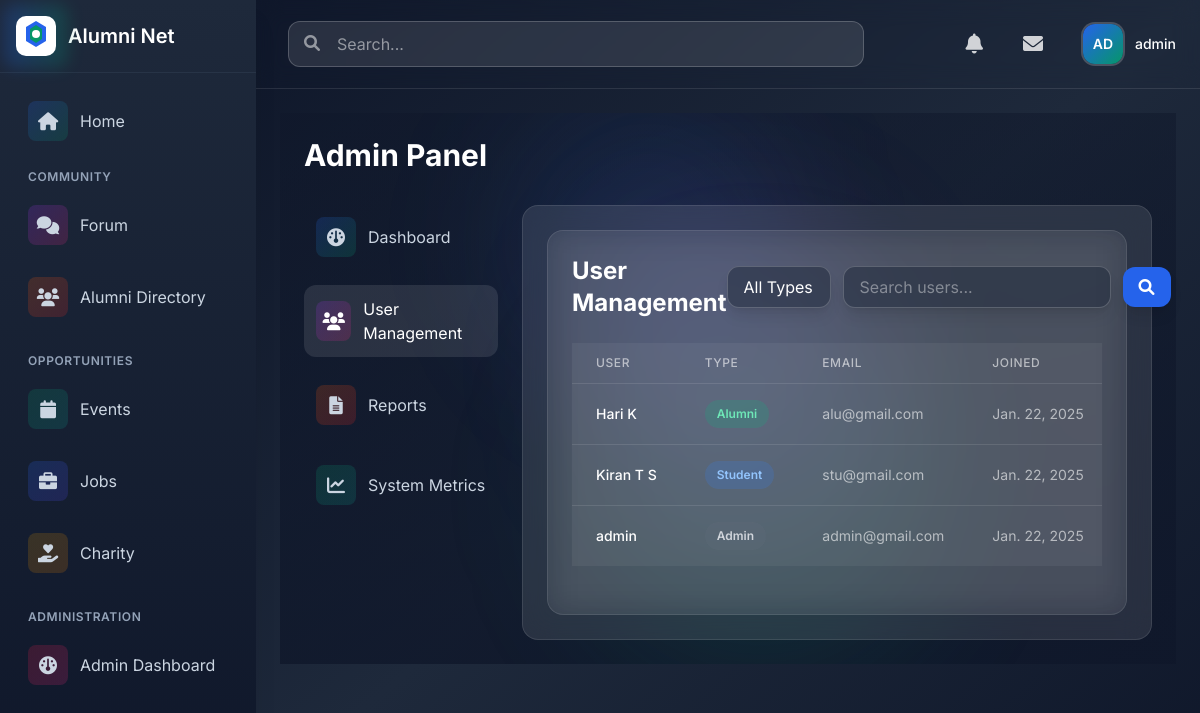
Page /admin-panel/users/ (signed in) on the committed database.
### users/models.py (models this page shows, shortened)
class User(AbstractUser):
    USER_TYPES = (
        ('admin', 'Admin'),
        ('alumni', 'Alumni'),
        ('student', 'Student'),
    )
    INDUSTRY_CHOICES = (
        ('it', 'Information Technology'),
        ('finance', 'Finance'),
        ('healthcare', 'Healthcare'),
        ('education', 'Education'),
        ('manufacturing', 'Manufacturing'),
        ('retail', 'Retail'),
        ('consulting', 'Consulting'),
        ('marketing', 'Marketing'),
        ('other', 'Other')
    )
    AVAILABILITY_CHOICES = (
        ('available', 'Available for Mentorship'),
        ('limited', 'Limited Availability'),
        ('unavailable', 'Not Available'),
    )
    user_type = models.CharField(max_length=10, choices=USER_TYPES, default='student')
    profile_picture = models.ImageField(upload_to='profile_pics/', null=True, blank=True)
    bio = models.TextField(max_length=500, blank=True)
    graduation_year = models.IntegerField(null=True, blank=True)
    current_job_title = models.CharField(max_length=100, blank=True)
    current_company = models.CharField(max_length=100, blank=True)
    industry = models.CharField(max_length=20, choices=INDUSTRY_CHOICES, blank=True)
    years_of_experience = models.PositiveIntegerField(default=0)
    skills = models.TextField(help_text="Enter skills separated by commas", blank=True)
    achievements = models.TextField(blank=True)
    certifications = models.TextField(help_text="Enter certifications separated by commas", blank=True)
    linkedin_profile = models.URLField(max_length=200, blank=True)
    portfolio_link = models.URLField(max_length=200, blank=True)
    mentorship_availability = models.CharField(
        max_length=20,
        choices=AVAILABILITY_CHOICES,
        blank=True
    )
    email_verified = models.BooleanField(default=False)

### admin_panel/views.py (the view)
# urls.py: path('users/', views.user_management, name='user_management'),
@staff_member_required
def user_management(request):
    users = User.objects.all().order_by('-date_joined')
    user_type = request.GET.get('user_type')
    search = request.GET.get('search')
    if user_type:
        users = users.filter(user_type=user_type)
    if search:
        users = users.filter(username__icontains=search) | users.filter(email__icontains=search)
    paginator = Paginator(users, 20)
    page = request.GET.get('page')
    users = paginator.get_page(page)
    return render(request, 'admin_panel/user_management.html', {'users': users})

### admin_panel/templates/admin_panel/user_management.html (shortened to what this page needs)
{% extends 'admin_panel/base_admin.html' %}
{% block admin_content %}
<div class="bg-white/5 backdrop-blur-lg rounded-2xl border border-white/10 p-6">
    <div class="flex justify-between items-center mb-6">
        <h2 class="text-2xl font-bold text-white">User Management</h2>
        <div class="flex space-x-4">
            <form class="flex items-center space-x-3">
                <select name="user_type"
                        class="px-4 py-2 rounded-xl bg-slate-800/50 border border-white/20 text-white
                               focus:border-blue-500 focus:ring-2 focus:ring-blue-500/20
                               appearance-none cursor-pointer shadow-lg shadow-black/10">
                    <option value="" class="bg-slate-800">All Types</option>
                </select>
                <input type="text" name="search" placeholder="Search users..."
                       value="{{ request.GET.search }}"
                       class="px-4 py-2 rounded-xl bg-slate-800/50 border border-white/20 text-white
                              placeholder-white/40 focus:border-blue-500 focus:ring-2 focus:ring-blue-500/20
                              shadow-lg shadow-black/10">
                <button type="submit"
                        class="px-4 py-2 bg-blue-600 text-white rounded-xl hover:bg-blue-700
                               transition-colors duration-200 shadow-lg shadow-black/10">
                    <i class="fas fa-search"></i>
                </button>
            </form>
        </div>
    </div>
    <div class="overflow-x-auto">
        <table class="min-w-full divide-y divide-white/10">
            <thead>
                <tr>
                    <th class="px-6 py-3 bg-white/5 text-left text-xs font-medium text-white/60 uppercase tracking-wider">User</th>
                    <th class="px-6 py-3 bg-white/5 text-left text-xs font-medium text-white/60 uppercase tracking-wider">Type</th>
                    <th class="px-6 py-3 bg-white/5 text-left text-xs font-medium text-white/60 uppercase tracking-wider">Email</th>
                    <th class="px-6 py-3 bg-white/5 text-left text-xs font-medium text-white/60 uppercase tracking-wider">Joined</th>
                </tr>
            </thead>
            <tbody class="divide-y divide-white/10">
                {% for user in users %}
                <tr class="bg-white/5 hover:bg-white/10 transition-colors duration-200">
                    <td class="px-6 py-4 whitespace-nowrap">
                        <div class="flex items-center">
                            <div class="text-sm font-medium text-white">
                                {{ user.get_full_name|default:user.username }}
                            </div>
                        </div>
                    </td>
                    <td class="px-6 py-4 whitespace-nowrap">
                        <span class="px-3 py-1 inline-flex text-xs leading-5 font-semibold rounded-full
                            {% if user.user_type == 'student' %}bg-blue-500/20 text-blue-300
                            {% elif user.user_type == 'alumni' %}bg-emerald-500/20 text-emerald-300
                            {% else %}bg-gray-500/20 text-gray-300{% endif %}">
                            {{ user.get_user_type_display }}
                        </span>
                    </td>
                    <td class="px-6 py-4 whitespace-nowrap text-sm text-white/60">{{ user.email }}</td>
                    <td class="px-6 py-4 whitespace-nowrap text-sm text-white/60">{{ user.date_joined|date }}</td>
                </tr>
                {% endfor %}
            </tbody>
        </table>
    </div>
</div>
{% endblock %}

### templates/base.html (shortened to what this page needs)
{% load user_tags %}
{% load notification_tags %}
{% load message_tags %}
<!DOCTYPE html>
<html lang="en">
<head>
    <script src="https://cdn.tailwindcss.com"></script>
    <link rel="stylesheet" href="https://cdnjs.cloudflare.com/ajax/libs/font-awesome/6.0.0/css/all.min.css">
</head>
<body class="font-[Inter] bg-slate-900">
    <div class="min-h-screen flex flex-col md:flex-row">
        <aside class="fixed inset-y-0 left-0 bg-gradient-to-b from-slate-800 to-slate-900 shadow-xl w-64 transform -translate-x-full md:translate-x-0 transition-transform duration-300 ease-in-out z-30"
               id="sidebar">
            <div class="flex items-center justify-between p-4 border-b border-slate-700/50">
                <a href="/" class="hidden md:flex items-center space-x-3 group">
                    <div class="relative">
                        <div class="absolute -inset-3 bg-gradient-to-r from-blue-600 to-emerald-600 rounded-xl opacity-25 group-hover:opacity-40 blur transition duration-200"></div>
                    </div>
                    <span class="text-xl font-semibold text-white">Alumni Net</span>
                </a>
            </div>
            <nav class="p-4 space-y-4">
                {% if user.is_authenticated %}
                    <a href="{% url 'home' %}"
                       class="flex items-center space-x-3 p-3 rounded-xl hover:bg-white/10 text-slate-300 hover:text-white transition-all duration-200 group">
                        <div class="w-10 h-10 flex items-center justify-center rounded-lg bg-gradient-to-br from-blue-600/20 to-emerald-600/20 group-hover:from-blue-600/30 group-hover:to-emerald-600/30">
                            <i class="fas fa-home text-lg"></i>
                        </div>
                        <span>Home</span>
                    </a>
                    <div class="space-y-6">
                        <div class="space-y-2">
                            <p class="px-3 text-xs font-semibold text-slate-400 uppercase tracking-wider">Community</p>
                            <a href="{% url 'forum:category_list' %}"
                               class="flex items-center space-x-3 p-3 rounded-xl hover:bg-white/10 text-slate-300 hover:text-white transition-all duration-200 group">
                                <div class="w-10 h-10 flex items-center justify-center rounded-lg bg-gradient-to-br from-purple-600/20 to-pink-600/20 group-hover:from-purple-600/30 group-hover:to-pink-600/30">
                                    <i class="fas fa-comments text-lg"></i>
                                </div>
                                <span>Forum</span>
                            </a>
                            <a href="{% url 'users:alumni_directory' %}"
                               class="flex items-center space-x-3 p-3 rounded-xl hover:bg-white/10 text-slate-300 hover:text-white transition-all duration-200 group">
                                <div class="w-10 h-10 flex items-center justify-center rounded-lg bg-gradient-to-br from-orange-600/20 to-red-600/20 group-hover:from-orange-600/30 group-hover:to-red-600/30">
                                    <i class="fas fa-users text-lg"></i>
                                </div>
                                <span>Alumni Directory</span>
                            </a>
                        </div>
                        <div class="space-y-2">
                            <p class="px-3 text-xs font-semibold text-slate-400 uppercase tracking-wider">Opportunities</p>
                            <a href="{% url 'event_list' %}"
                               class="flex items-center space-x-3 p-3 rounded-xl hover:bg-white/10 text-slate-300 hover:text-white transition-all duration-200 group">
                                <div class="w-10 h-10 flex items-center justify-center rounded-lg bg-gradient-to-br from-emerald-600/20 to-teal-600/20 group-hover:from-emerald-600/30 group-hover:to-teal-600/30">
                                    <i class="fas fa-calendar text-lg"></i>
                                </div>
                                <span>Events</span>
                            </a>
                            <a href="{% url 'job_list' %}"
                               class="flex items-center space-x-3 p-3 rounded-xl hover:bg-white/10 text-slate-300 hover:text-white transition-all duration-200 group">
                                <div class="w-10 h-10 flex items-center justify-center rounded-lg bg-gradient-to-br from-blue-600/20 to-indigo-600/20 group-hover:from-blue-600/30 group-hover:to-indigo-600/30">
                                    <i class="fas fa-briefcase text-lg"></i>
                                </div>
                                <span>Jobs</span>
                            </a>
                            <a href="{% url 'fund_list' %}"
   class="flex items-center space-x-3 p-3 rounded-xl hover:bg-white/10 text-slate-300 hover:text-white transition-all duration-200 group">
    <div class="w-10 h-10 flex items-center justify-center rounded-lg bg-gradient-to-br from-yellow-600/20 to-amber-600/20 group-hover:from-yellow-600/30 group-hover:to-amber-600/30">
        <i class="fas fa-hand-holding-heart text-lg"></i>
    </div>
    <span>Charity</span>
</a>
                        </div>
                        {% if user.is_staff %}
                        <div class="space-y-2">
                            <p class="px-3 text-xs font-semibold text-slate-400 uppercase tracking-wider">Administration</p>
                            <a href="{% url 'admin_panel:dashboard' %}"
                               class="flex items-center space-x-3 p-3 rounded-xl hover:bg-white/10 text-slate-300 hover:text-white transition-all duration-200 group">
                                <div class="w-10 h-10 flex items-center justify-center rounded-lg bg-gradient-to-br from-rose-600/20 to-pink-600/20 group-hover:from-rose-600/30 group-hover:to-pink-600/30">
                                    <i class="fas fa-gauge text-lg"></i>
                                </div>
                                <span>Admin Dashboard</span>
                            </a>
                        </div>
                        {% endif %}
                    </div>
                {% endif %}
            </nav>
        </aside>
        <div class="flex-1 md:ml-64 relative bg-gradient-to-br from-slate-900 via-slate-800 to-slate-900">
            <header class="sticky top-0 z-20 backdrop-blur-md border-b border-white/10">
                <div class="relative flex items-center justify-between p-4 text-white">
                    <div class="hidden md:flex items-center flex-1 max-w-xl mx-4">
                        <div class="relative w-full group">
                            <input type="text" placeholder="Search..."
                                   class="w-full pl-12 pr-4 py-2.5 rounded-xl bg-white/10 border border-white/20 text-white placeholder-white/50 focus:border-white/30 focus:ring-4 focus:ring-white/10 transition-all duration-200">
                            <i class="fas fa-search absolute left-4 top-3.5 text-white/50 group-hover:text-white/70"></i>
                        </div>
                    </div>
                    <div class="flex items-center space-x-3 md:space-x-6">
                        {% if user.is_authenticated %}
                            <a href="{% url 'notifications:notification_list' %}" class="relative p-2 text-white/80 hover:text-white rounded-xl hover:bg-white/10 transition-colors duration-200">
                                <i class="fas fa-bell text-xl"></i>
                            </a>
                            <a href="{% url 'messaging:conversation_list' %}"
                               class="relative p-2 text-white/80 hover:text-white rounded-xl hover:bg-white/10 transition-colors duration-200">
                                <i class="fas fa-envelope text-xl"></i>
                            </a>
                            <div class="relative"
                                 x-data="{ open: false }"
                                 @keydown.escape.stop="open = false"
                                 @click.away="open = false">
                                <button @click="open = !open"
                                        class="flex items-center space-x-3 p-2 rounded-xl hover:bg-white/10 transition-all duration-200"
                                        :aria-expanded="open">
                                    <div class="relative">
                                        <div class="w-10 h-10 rounded-xl overflow-hidden ring-2 ring-white/20">
                                            {% if user.profile_picture %}
                                                <img src="{{ user.profile_picture.url }}"
                                                     alt="Profile"
                                                     class="h-full w-full object-cover">
                                            {% else %}
                                                <div class="profile-initials w-full h-full flex items-center justify-center bg-gradient-to-br from-blue-600 to-emerald-600">
                                                    <span class="text-white text-sm font-semibold">{{ user|get_initials }}</span>
                                                </div>
                                            {% endif %}
                                        </div>
                                    </div>
                                    <span class="text-sm font-medium text-white">{{ user.get_full_name|default:user.username }}</span>
                                </button>
                            </div>
                        {% endif %}
                    </div>
                </div>
            </header>
            <main class="relative p-4 md:p-6">
                {% block content %}{% endblock %}
            </main>
        </div>
    </div>
</body>
</html>

### rows in the picture
User: first_name+last_name+username "AD", get_full_name "admin", user_type "Admin", email "admin@gmail.com", date_joined "Jan. 22, 2025"
User: get_full_name "Hari K", user_type "Alumni", email "alu@gmail.com", date_joined "Jan. 22, 2025"
User: get_full_name "Kiran T S", user_type "Student", email "stu@gmail.com", date_joined "Jan. 22, 2025"
